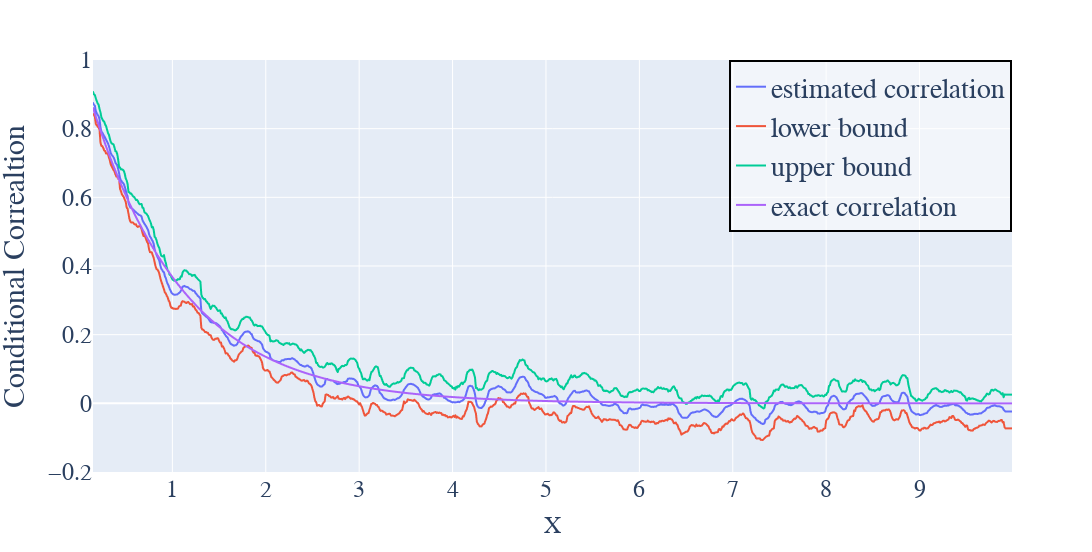

The notebook cell this image was saved under:
### Markdown cell above
### exponential conditional correlation

### Code cell
import numpy as np

n = 100000

# Generate standard normal random variables for Y_t, X_t, and epsilon_t
Y_t = np.random.normal(size=n)
X_t = np.random.uniform(low=0, high=10, size=n)
epsilon_t = np.random.normal(size=n)

# Calculate Z_t using the specified formula
Z_t = Y_t * np.exp(-X_t) + np.sqrt(1 - np.exp(-2 * X_t)) * epsilon_t

# Z_t now contains your generated sample
x = X_t.reshape(-1,1)
w = np.array(Y_t)
y = np.array(Z_t)

forest = CausalForest(n_estimators = 1000 ,criterion = "mse" ,min_samples_leaf=200)
forest.fit(x,y,w)



x_test = np.arange(0.15, 10, 0.01).reshape(-1,1)
pred,lb,ub = forest.predict(x_test, interval  = True)

x_test = np.squeeze(x_test)
pred = np.squeeze(pred)
lb = np.squeeze(lb)
ub = np.squeeze(ub)

data = {'X' : x_test , 'estimated correlation' : pred , 'lower bound':lb , 'upper bound':ub , 'exact correlation' : np.exp(-x_test)}
df = pd.DataFrame(data)

fig = px.line(df, x="X", y = df.columns)
fig.update_layout(yaxis_range=[-0.2,1])
fig.update_layout(xaxis=dict(
        title='X',
        titlefont=dict(size=24 , family="Times New Roman"),
        tickfont=dict(size=24, family="Times New Roman"),# Set x-axis title font size here
    ),
    yaxis=dict(
        title=r'Conditional Correaltion',
        titlefont=dict(size=30, family="Times New Roman"),
        tickfont=dict(size=24, family="Times New Roman"),
    ),
    legend=dict(
          title='',
          title_font=dict(size=24, family="Times New Roman"),
          font=dict(size=28, family="Times New Roman"),
          bgcolor='rgba(255,255,255,0.5)',
          bordercolor="Black",
          borderwidth=2,
        x=1,  # Positioning on the x-axis (1 is at the far right of the graph)
        xanchor='auto',  # Anchoring the legend
        y=1,  # Positioning on the y-axis (1 is at the top of the graph)
        yanchor='auto'  # Anchoring the legend

    )
)
fig.update_layout(
    width=233 * 6,  # Width of the plot in pixels
    height=92 * 6  # Height of the plot in pixels
)
fig.show()

### Figure 1 — Plotly figure (JSON) as saved in the notebook; plotly's stock layout.template omitted (floating-point values rounded to 4 significant figures; data arrays with more than 128 entries replaced by an {"elided": "..."} marker saying what was removed)
{"data": [{"hovertemplate": "variable=estimated correlation<br>X=%{x}<br>value=%{y}<extra></extra>", "legendgroup": "estimated correlation", "line": {"color": "#636efa", "dash": "solid"}, "marker": {"symbol": "circle"}, "mode": "lines", "name": "estimated correlation", "showlegend": true, "type": "scattergl", "x": {"elided": "985 float values"}, "xaxis": "x", "y": {"elided": "985 float values"}, "yaxis": "y"}, {"hovertemplate": "variable=lower bound<br>X=%{x}<br>value=%{y}<extra></extra>", "legendgroup": "lower bound", "line": {"color": "#EF553B", "dash": "solid"}, "marker": {"symbol": "circle"}, "mode": "lines", "name": "lower bound", "showlegend": true, "type": "scattergl", "x": {"elided": "985 float values"}, "xaxis": "x", "y": {"elided": "985 float values"}, "yaxis": "y"}, {"hovertemplate": "variable=upper bound<br>X=%{x}<br>value=%{y}<extra></extra>", "legendgroup": "upper bound", "line": {"color": "#00cc96", "dash": "solid"}, "marker": {"symbol": "circle"}, "mode": "lines", "name": "upper bound", "showlegend": true, "type": "scattergl", "x": {"elided": "985 float values"}, "xaxis": "x", "y": {"elided": "985 float values"}, "yaxis": "y"}, {"hovertemplate": "variable=exact correlation<br>X=%{x}<br>value=%{y}<extra></extra>", "legendgroup": "exact correlation", "line": {"color": "#ab63fa", "dash": "solid"}, "marker": {"symbol": "circle"}, "mode": "lines", "name": "exact correlation", "showlegend": true, "type": "scattergl", "x": {"elided": "985 float values"}, "xaxis": "x", "y": {"elided": "985 float values"}, "yaxis": "y"}], "layout": {"height": 552, "legend": {"bgcolor": "rgba(255,255,255,0.5)", "bordercolor": "Black", "borderwidth": 2, "font": {"family": "Times New Roman", "size": 28}, "title": {"font": {"family": "Times New Roman", "size": 24}, "text": ""}, "tracegroupgap": 0, "x": 1, "xanchor": "auto", "y": 1, "yanchor": "auto"}, "margin": {"t": 60}, "width": 1398, "xaxis": {"anchor": "y", "domain": [0, 1], "tickfont": {"family": "Times New Roman", "size": 24}, "title": {"font": {"family": "Times New Roman", "size": 24}, "text": "X"}}, "yaxis": {"anchor": "x", "domain": [0, 1], "range": [-0.2, 1], "tickfont": {"family": "Times New Roman", "size": 24}, "title": {"font": {"family": "Times New Roman", "size": 30}, "text": "Conditional Correaltion"}}}}
